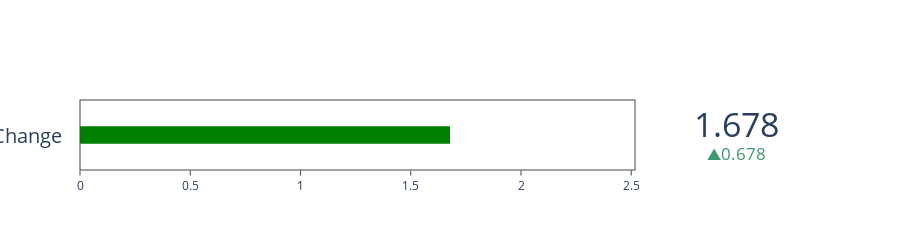

Notebook cell for this chart:
### Code cell
import plotly.graph_objects as go

fig = go.Figure(go.Indicator(
    mode = "number+gauge+delta",
    gauge = {'shape': "bullet"},
    value = aapl_f,
    delta = {'reference': aapl_s},
    domain = {'x': [0, 1], 'y': [0, 1]},
    title = {'text': "Apple Stock Price"}))
fig.update_layout(height = 250)

fig.show()

### Figure 1 — Plotly figure (JSON) as saved in the notebook; plotly's stock layout.template omitted (floating-point values rounded to 4 significant figures)
{"data": [{"delta": {"reference": 1}, "domain": {"x": [0, 1], "y": [0, 1]}, "gauge": {"shape": "bullet"}, "mode": "number+gauge+delta", "title": {"text": "Apple Stock Price Change"}, "type": "indicator", "value": 1.678}], "layout": {"height": 250}}
